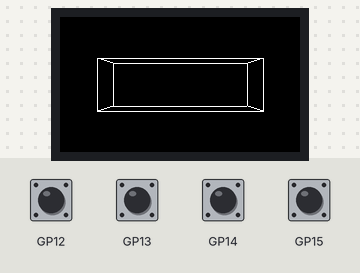
Recording of a program running on a simulated Raspberry Pi Pico running MicroPython. Shown: 240×135 colour display. Inputs (shaded band) come from the test bench. What the program prints to the serial console is not drawn.

Above: at 1.2 s.
1.3 s: button A pressed for 1 s
At 3.0 s:
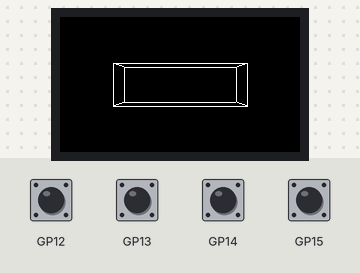
3.8 s: button A pressed for 0.15 s
At 4.3 s:
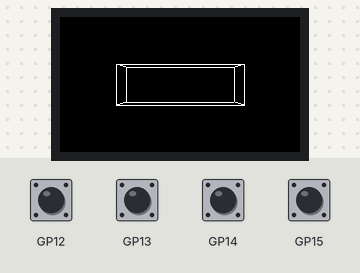
Timing chart, 0 to 6.8 s (numbered marks = the images above; inputs shaded):
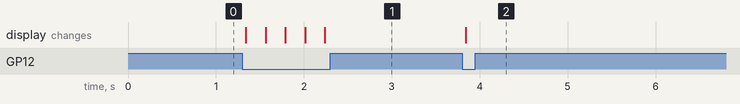

The program:

main.py
```python
import time
from pimoroni import Button
from picographics import PicoGraphics, DISPLAY_PICO_DISPLAY, PEN_P8
import random
import math

button_a = Button(12)
button_b = Button(13)
button_x = Button(14)
button_y = Button(15)

display = PicoGraphics(display=DISPLAY_PICO_DISPLAY, pen_type=PEN_P8, rotate=360)
display.set_backlight(1.0)
WIDTH, HEIGHT = display.get_bounds()

WHITE = display.create_pen(255, 255, 255)
BLACK = display.create_pen(0, 0, 0)
RED = display.create_pen(255, 0, 0)
BLUE = display.create_pen(0, 0, 255)
ORANGE = display.create_pen(255, 162, 0)

cameraPosition = (0,0,0)
cameraRotation = 0
cameraForward = (0,0,1)
cameraRight = (1,0,0)
cameraUp = (0,1,0)

def moveCamera(offset):
    global cameraPosition
    cameraPosition = (cameraPosition[0]+offset[0],cameraPosition[1]+offset[1],cameraPosition[2]+offset[2])

fov = 90
z_far = 10
z_near = 1
a = WIDTH/HEIGHT
F = math.atan2(fov,2)
q = (z_far)/(z_far-z_near)

print("Width: " + str(WIDTH))
print("Height: " + str(HEIGHT))

def magnitude(v):
    return math.sqrt(sum(v[i]*v[i] for i in range(len(v))))

def add(u, v):
    return [ u[i]+v[i] for i in range(len(u)) ]

def sub(u, v):
    return [ u[i]-v[i] for i in range(len(u)) ]

def dot(u, v):
    return sum(u[i]*v[i] for i in range(len(u)))

def normalize(v):
    vmag = magnitude(v)
    return [ v[i]/vmag  for i in range(len(v)) ]

def multbyscalar(v,scalar):
    return (v[0]*scalar,v[1]*scalar,v[2]*scalar)

def rotate(point,angle,axis):
    axis = normalize(axis)
    x_f = point[0]*math.cos(angle)+point[0]*axis[0]**2*(1-math.cos(angle))+point[1]*axis[1]*axis[0]*(1-math.cos(angle))+point[1]*axis[2]*math.sin(angle)+point[2]*axis[2]*axis[0]*(1-math.cos(angle))-point[2]*axis[1]*math.sin(angle)
    y_f = point[0]*axis[1]*axis[0]*(1-math.cos(angle))-point[0]*axis[2]*math.sin(angle)+point[1]*math.cos(angle)+point[1]*axis[1]**2*(1-math.cos(angle))+point[2]*axis[1]*axis[2]*(1-math.cos(angle))+point[2]*axis[0]*math.sin(angle)
    z_f = point[0]*axis[0]*axis[2]*(1-math.cos(angle))+point[0]*axis[1]*math.sin(angle)+point[1]*axis[1]*axis[2]*(1-math.cos(angle))-point[1]*axis[0]*math.sin(angle)+point[2]*math.cos(angle)+point[2]*axis[2]**2*(1-math.cos(angle))
    return (x_f,y_f,z_f)

def turnCamera(offset):
    global cameraRotation
    global cameraForward
    global cameraUp
    global cameraRight
    cameraRotation = cameraRotation + offset
    cameraForward = rotate(cameraForward,offset,(0,1,0))
    cameraUp = rotate(cameraUp,offset,(0,1,0))
    cameraRight = rotate(cameraRight,offset,(0,1,0))

def toWindowSpace(point):
    point = rotate(point,cameraRotation,(0,1,0))
    x=point[0]-cameraPosition[0]
    y=point[1]-cameraPosition[1]
    z=point[2]-cameraPosition[2]
    projection_matrix_result = ((a*F*x)/z,(F*y)/z,(z-z_near)*q)
    window_space = ((WIDTH*projection_matrix_result[0])/2+(x+(WIDTH/2)),(HEIGHT*projection_matrix_result[1])/2+(y+(HEIGHT/2)),projection_matrix_result[2])
    return window_space

def drawPoint(point):
    if point[2] < cameraPosition[2]:
        return
    window_space = toWindowSpace(point)
    #print("Point: " + str(round(window_space[0])) + ", " + str(round(window_space[1])))
    display.pixel(round(window_space[0]),round(window_space[1]))

def drawLine(point1,point2):
    window_space1 = toWindowSpace(point1)
    window_space2 = toWindowSpace(point2)
    display.line(round(window_space1[0]),round(window_space1[1]),round(window_space2[0]),round(window_space2[1]))

def drawQuad(point1,point2,point3,point4,fill=True):
    drawLine(point1,point2)
    drawLine(point2,point3)
    drawLine(point3,point4)
    drawLine(point4,point1)

if __name__ == "__main__":
    while True:
        #print(cameraForward)
        display.set_pen(BLACK)
        display.clear()
        display.set_pen(WHITE)
        drawLine((-0.5,0.5,2),(-0.5,-0.5,2))
        drawLine((-0.5,0.5,2),(0.5,0.5,2))
        drawLine((0.5,-0.5,2),(0.5,0.5,2))
        drawLine((0.5,-0.5,2),(-0.5,-0.5,2))
        drawLine((-0.5,0.5,2.5),(-0.5,-0.5,2.5))
        drawLine((-0.5,0.5,2.5),(0.5,0.5,2.5))
        drawLine((0.5,-0.5,2.5),(0.5,0.5,2.5))
        drawLine((0.5,-0.5,2.5),(-0.5,-0.5,2.5))
        drawLine((-0.5,0.5,2),(-0.5,0.5,2.5))
        drawLine((0.5,0.5,2),(0.5,0.5,2.5))
        drawLine((0.5,-0.5,2),(0.5,-0.5,2.5))
        drawLine((-0.5,-0.5,2),(-0.5,-0.5,2.5))
        if button_b.read() and button_a.read():
            moveCamera(multbyscalar(cameraRight,-0.1))
        elif button_y.read() and button_x.read():
            moveCamera(multbyscalar(cameraRight,0.1))
        elif button_b.read():
            turnCamera(-0.1)
        elif button_y.read():
            turnCamera(0.1)
        elif button_x.read():
            #print(multbyscalar(cameraForward,0.1))
            moveCamera(multbyscalar(cameraForward,0.1))
        elif button_a.read():
            #print(multbyscalar(cameraForward,0.1))
            moveCamera(multbyscalar(cameraForward,-0.1))
        display.update()
        time.sleep(0.01)
```

Measured:
- after the input at 1.3 s, the display: first changes at once (image 1 shows a later state)
- after the input at 3.8 s, the display: changes at once (image 2)
